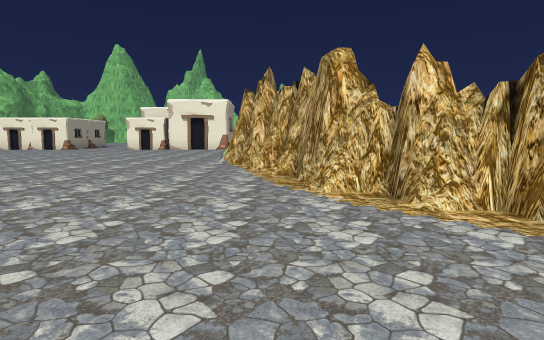
[1] (above)

24 first-person views from a walk through a scene from a Unity 3-D project. The camera is 1.4 m above the floor, tilts 6° down and sees 80° across. The floor is counted in squares, 2 m on a side. Each view is taken from the middle of a square. On the plan, view 1 faces up. The plan holds only what a view shows up to about 10 squares ahead; the rest is blank. The place goes on beyond the plan. The player is left out. Some animated figures are left out. Some surface patterns are stand-ins.

[2]
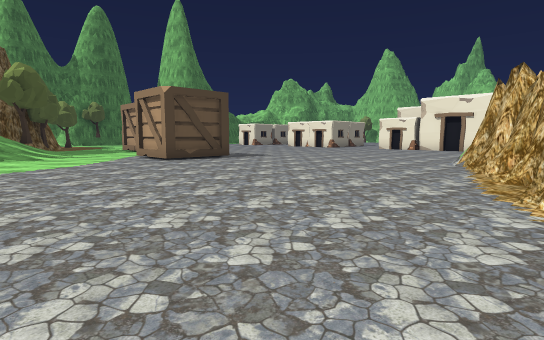

[3]
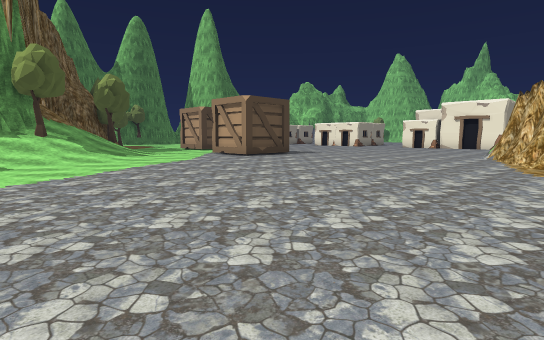

[4]
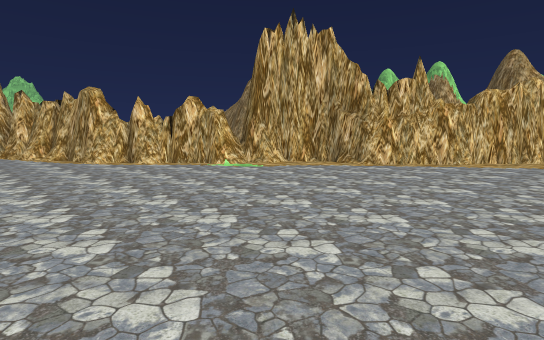

[5]
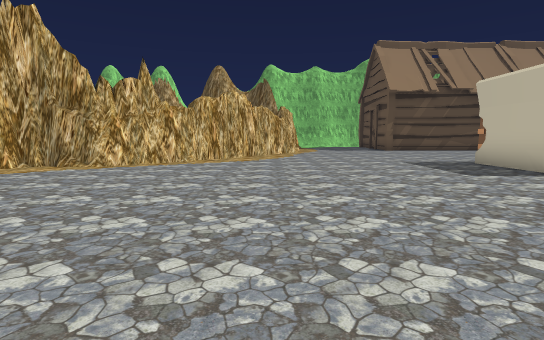

[6]
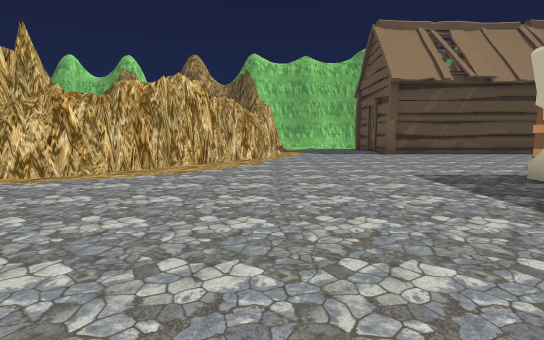

[7]
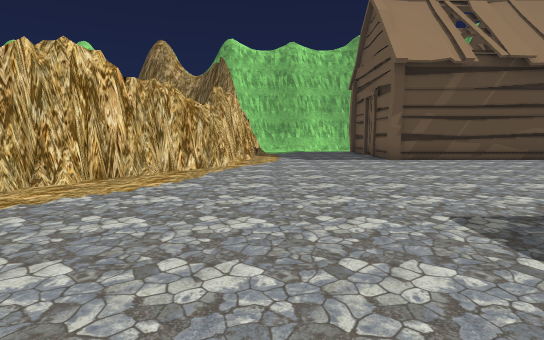

[8]
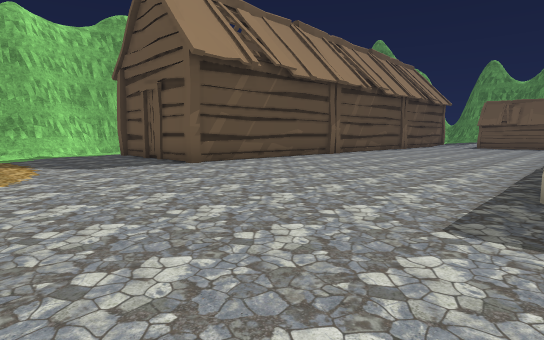

[9]
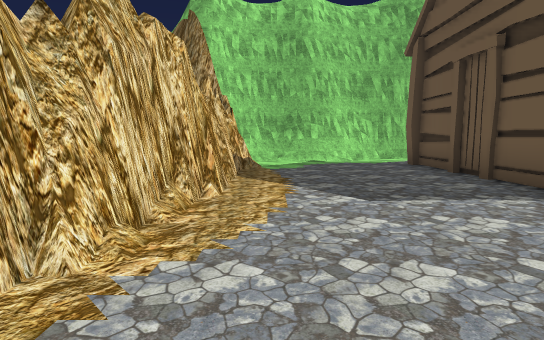

[10]
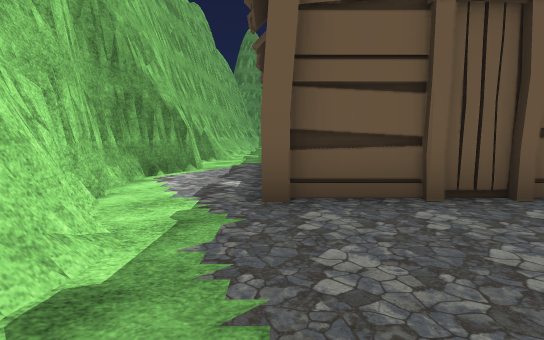

[11]
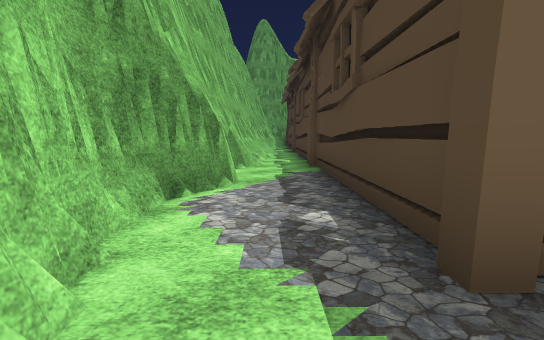

[12]
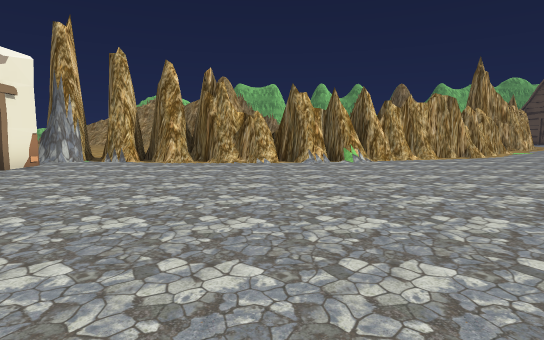

[13]
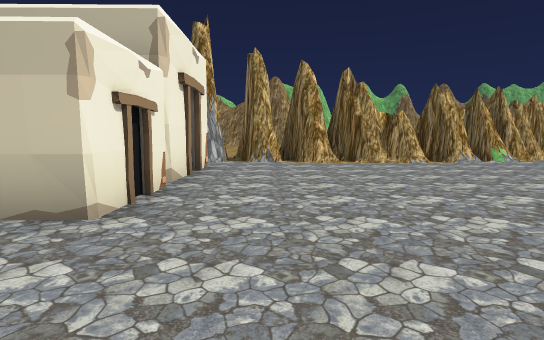

[14]
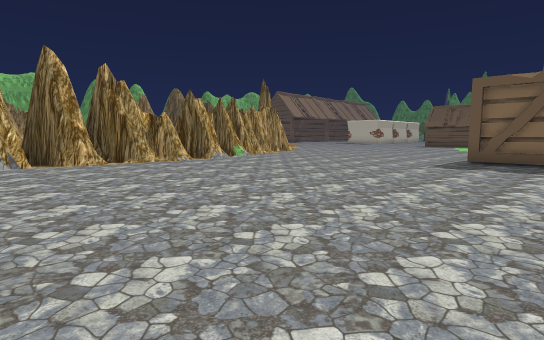

[15]
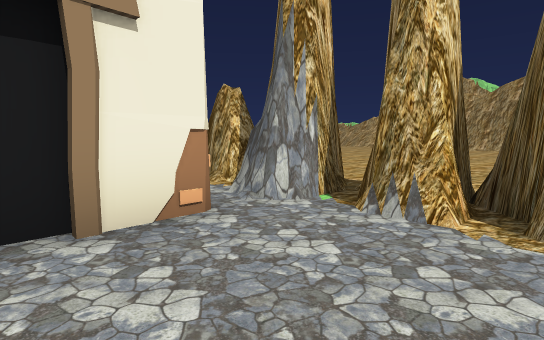

[16]
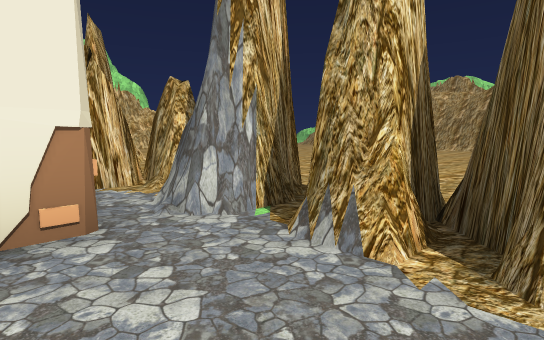

[17]
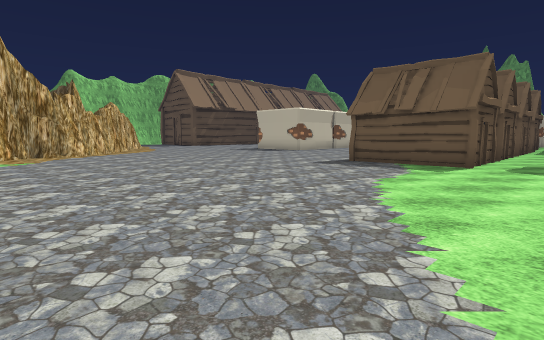

[18]
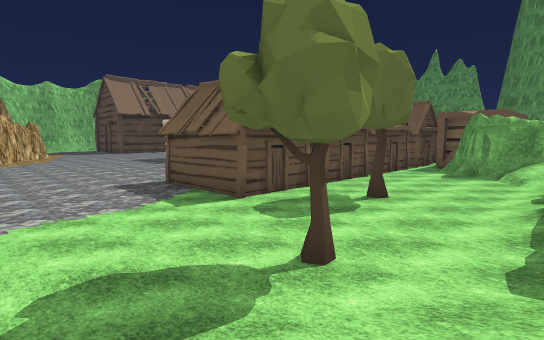

[19]
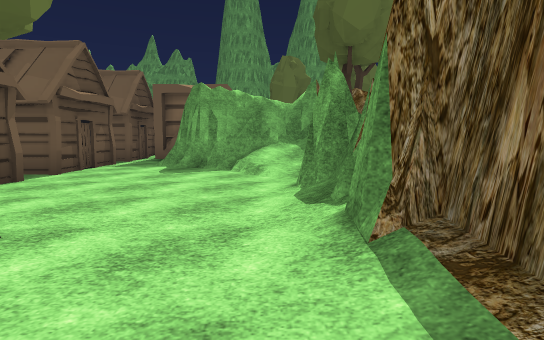

[20]
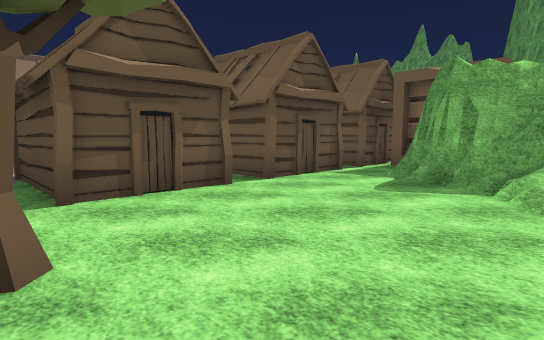

[21]
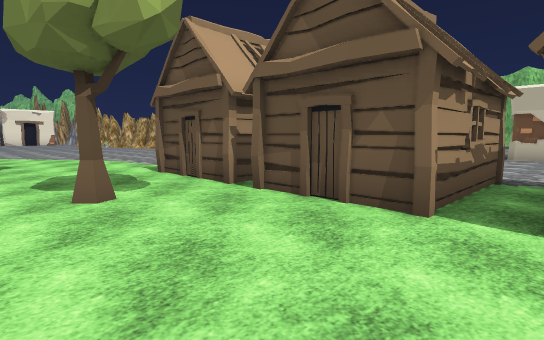

[22]
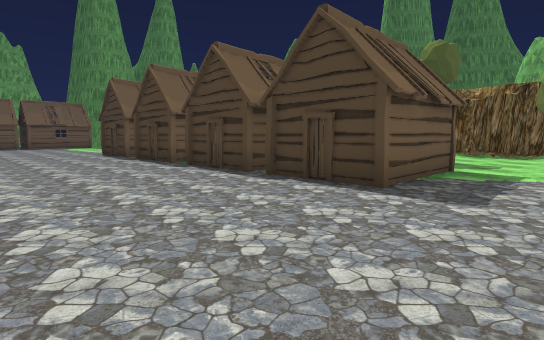

[23]
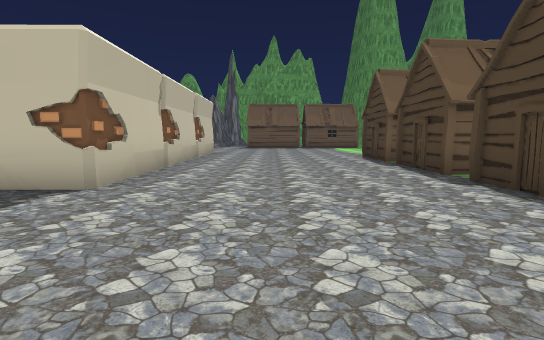

[24]
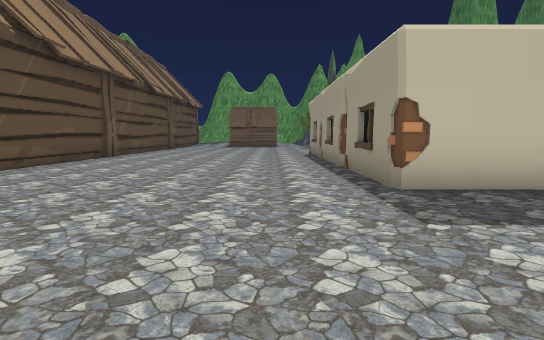

### Floor plan
Key: @ floor where view 1 was taken; # wall or solid block; . floor; / step, stairs or slope; H hut; T tree; O other object.
Columns run from 10 left of view 1 to 21 right of it. Each row starts with its distance up from view 1.
 18    O    .#...
 17   .##O##.##..  ...
 16 ..........#.......
 15 .........##...
 14 .........##
 13 .........##
 12 .........#
 11 .........#
 10  ........#
  9  ........#
  8  ........##
  7  .........#
  6  ##.......##
  5  #O........#
  4  ..........##
  3 ............##
  2 /............##
  1 //............###
  0 //........@.....#
 -1 //..............##
 -2 //...............##
 -3  /................##
 -4 //.................###
 -5 /.T..................##
 -6 /....HHHH.............#########
 -7 #....H  ...................../#
 -8 #..T.HHHH..................../#
 -9 #....HHHH..................../#
-10 #....H  H.....................##
-11 #....HHHH.....###.......#####..#
-12  /...HHH......  O.......#   #..#
-13 ////.H  H.....  #.......#   #.##
-14 ####.HH H.....###.......#   #.#
-15 # /##HHHH.....# O.......#   #.#
-16     #H  ......  #.......#   #.#

Positions as (right, up) in squares from view 1, and headings:
1: (0, 0), facing up
2: (1, 0), facing up-left
3: (1, -3), facing up-left
4: (-2, -5), facing up-right
5: (-2, -5), facing right
6: (1, -6), facing right
7: (4, -7), facing right
8: (6, -6), facing down-right
9: (10, -7), facing right
10: (18, -7), facing down
11: (19, -9), facing down
12: (-10, 11), facing right
13: (-10, 15), facing right
14: (-10, 16), facing down-right
15: (-4, 14), facing up-right
16: (-3, 14), facing up-right
17: (-7, 2), facing down-right
18: (-10, -2), facing down-right
19: (-9, -6), facing down
20: (-9, -8), facing down-right
21: (-8, -12), facing up-right
22: (2, -4), facing down-left
23: (1, -6), facing down
24: (8, -6), facing down
